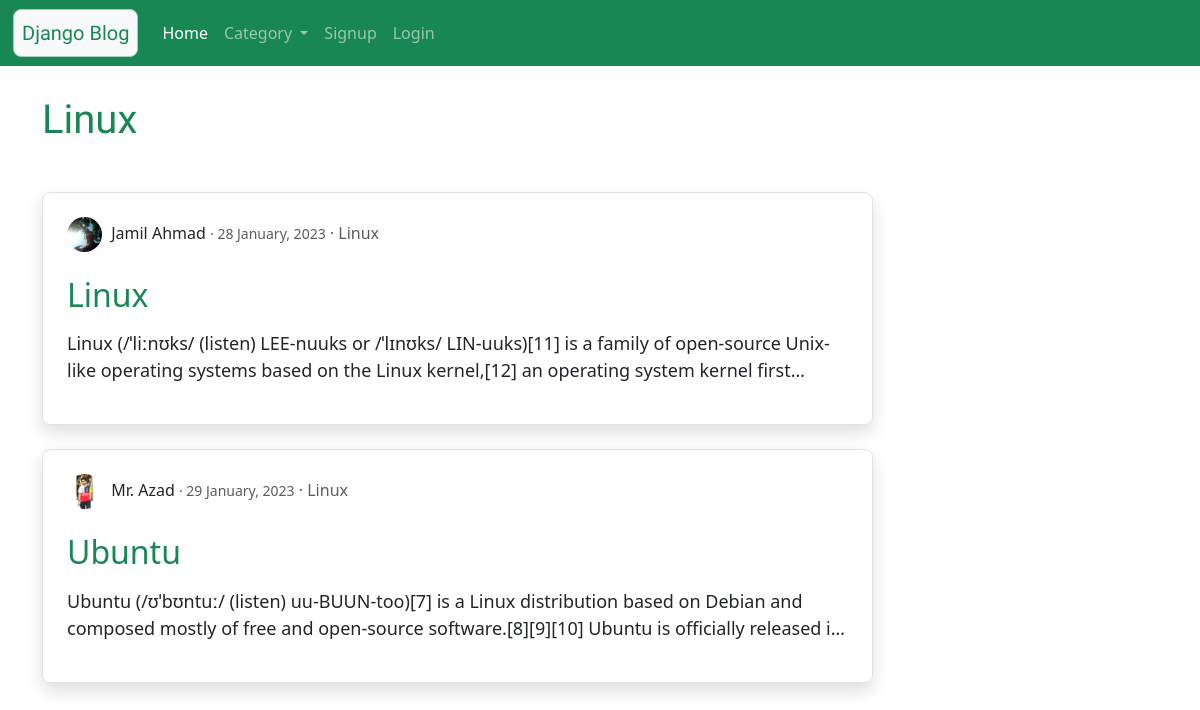
The page /category/Linux on the database as committed earlier.
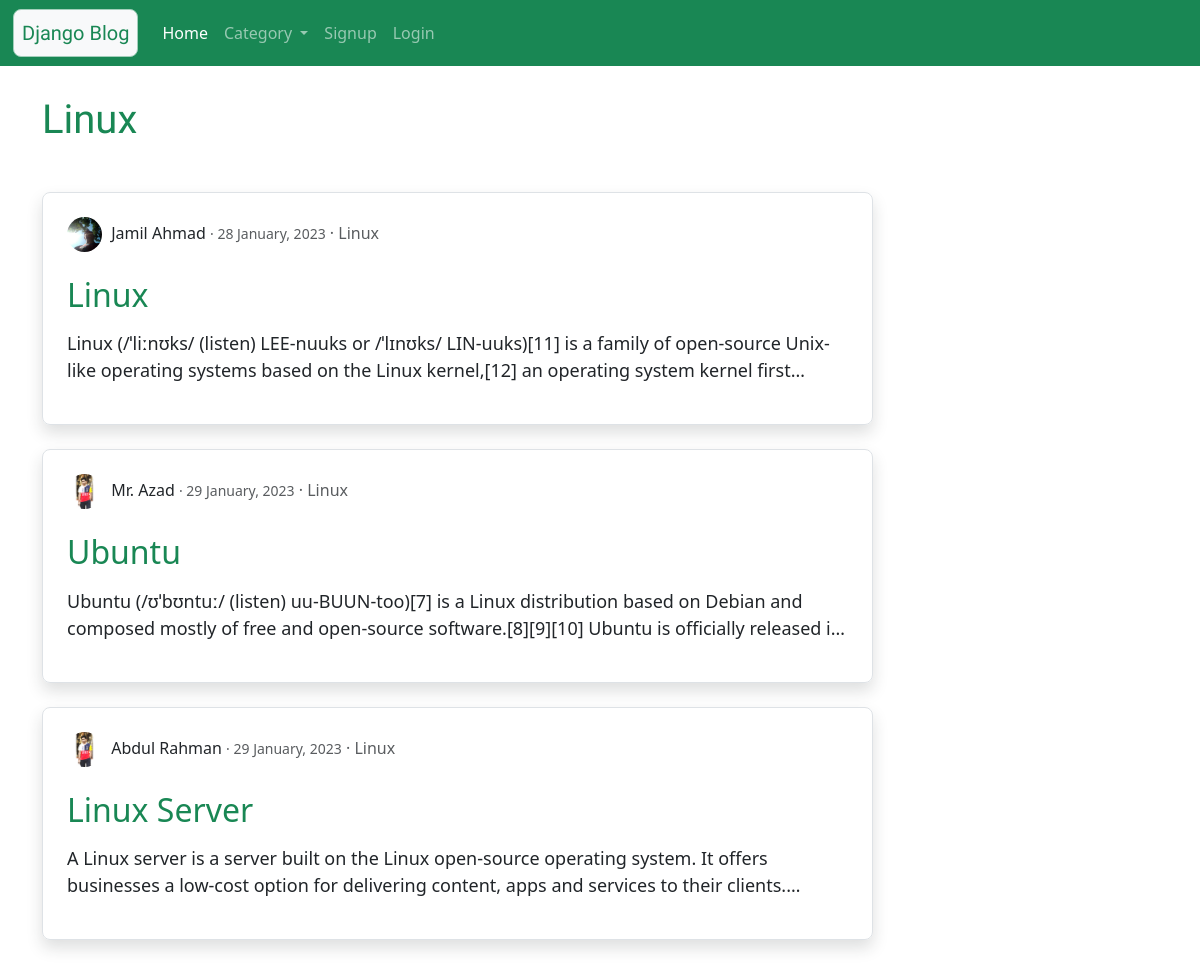
The same page on the database as committed later.
### blog/models.py (models this page shows)
class Blog(models.Model):
    user = models.ForeignKey(User,on_delete=models.CASCADE)
    category = models.CharField(max_length=100, choices=category)
    title = models.CharField(max_length=150)
    description = models.TextField()
    create_at = models.DateTimeField(auto_now_add=True)
    update_at = models.DateTimeField(auto_now=True)

### user/models.py (models this page shows, shortened)
class Profile(models.Model):
    user = models.OneToOneField(User, on_delete=models.CASCADE)
    image = models.ImageField(default='default.jpg', upload_to='profile_pics')

### blog/views.py (the view)
# urls.py: path('category/<cat>', views.category, name='category'),
def category(request, cat):
    context = {
        'category_blog' : Blog.objects.filter(category = cat),
        'all_blog' : Blog.objects.all(),
        'category' : cat
    }
    return render(request, 'blog/categoryblog.html', context)

### template/blog/categoryblog.html (shortened to what this page needs)
{% extends 'blog/base.html' %}
{% load static %}
{% block content %}
<div class="col-sm-9  my-5">
  <h1 class="text-success Rounded my-5">
    {{category}}
  </h1>
  {% if category_blog %}
  {% for blog in category_blog %}
  <div class="jumbotron p-3 shadow border rounded-3 px-4 py-4">
    <div class="">
      <img class="rounded-circle img-fluid article-img" src="{{ blog.user.profile.image.url }}">
      <a class="mr-2 disabled-link text-dark " href="{% url 'profile' blog.user.id %}">{{ blog.user.first_name }} {{ blog.user.last_name }}</a>
      <small class="text-muted"> &centerdot; {{ blog.create_at|date:"d F, Y" }}</small>
      <a class="text-muted disabled-link" href="{% url 'category' blog.category %}"> &centerdot; {{ blog.category }}</a>
    </div> <br>
    <p><a class="disabled-link text-success h2" href="{% url 'blog' blog.id %}">{{ blog.title }}</a></p>
    <p class="article-content p-s demo-1">{{blog.description}}</p>
  </div><br>
  {% endfor %}
  {% else %}
  <h4 class="text-center alert alert-warning"> No Records </h4>
{% endif %}
{% endblock content %}

Rows that differ between the two databases and show on the page:
added Blog: user.profile.image (picture), user.first_name "Abdul", user.last_name "Rahman", create_at "29 January, 2023", category "Linux", title "Linux Server", description "A Linux server is a server built on the Linux open-source operating system. It offers businesses a low-cost option for delivering content, apps and services to their…"
